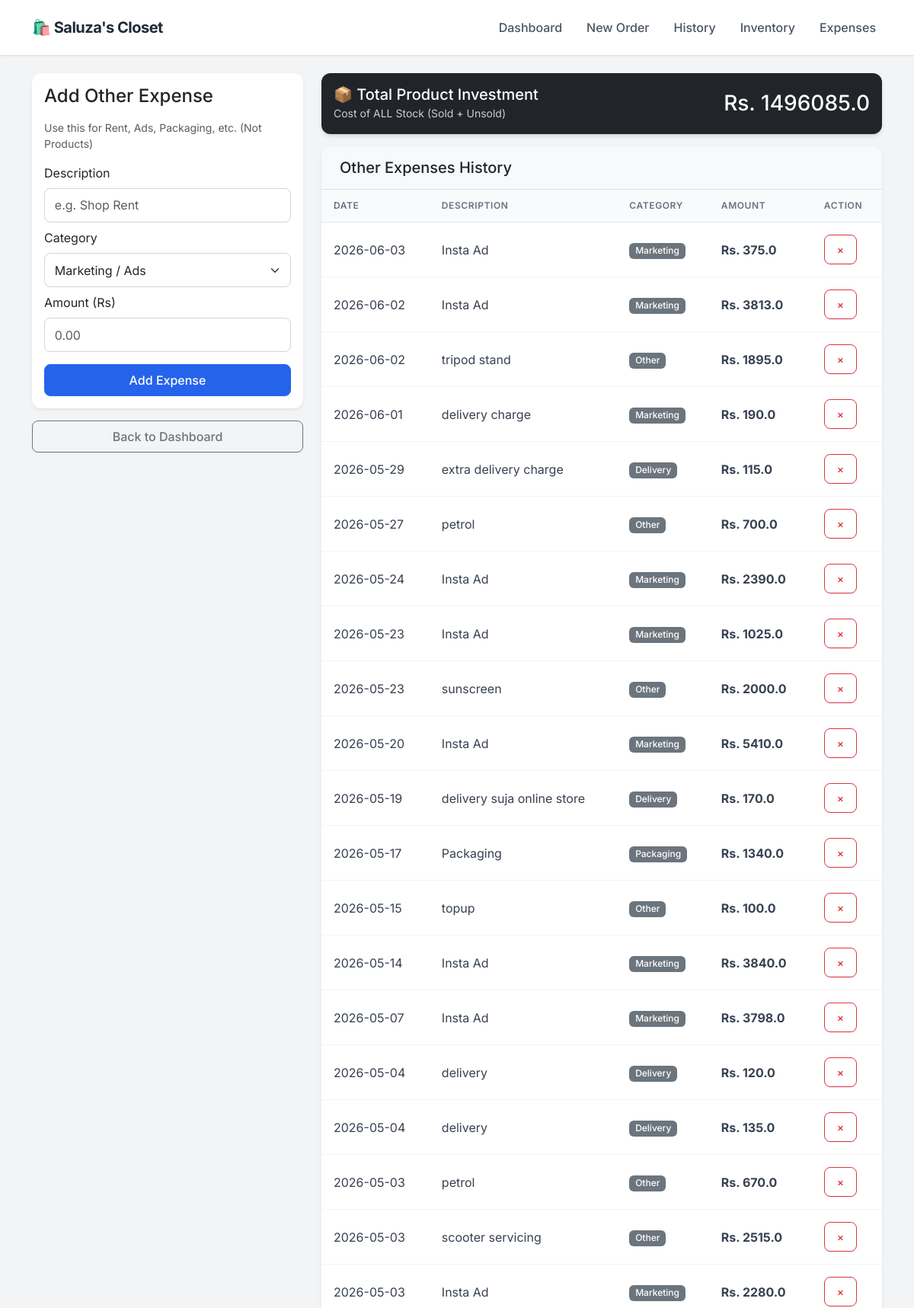
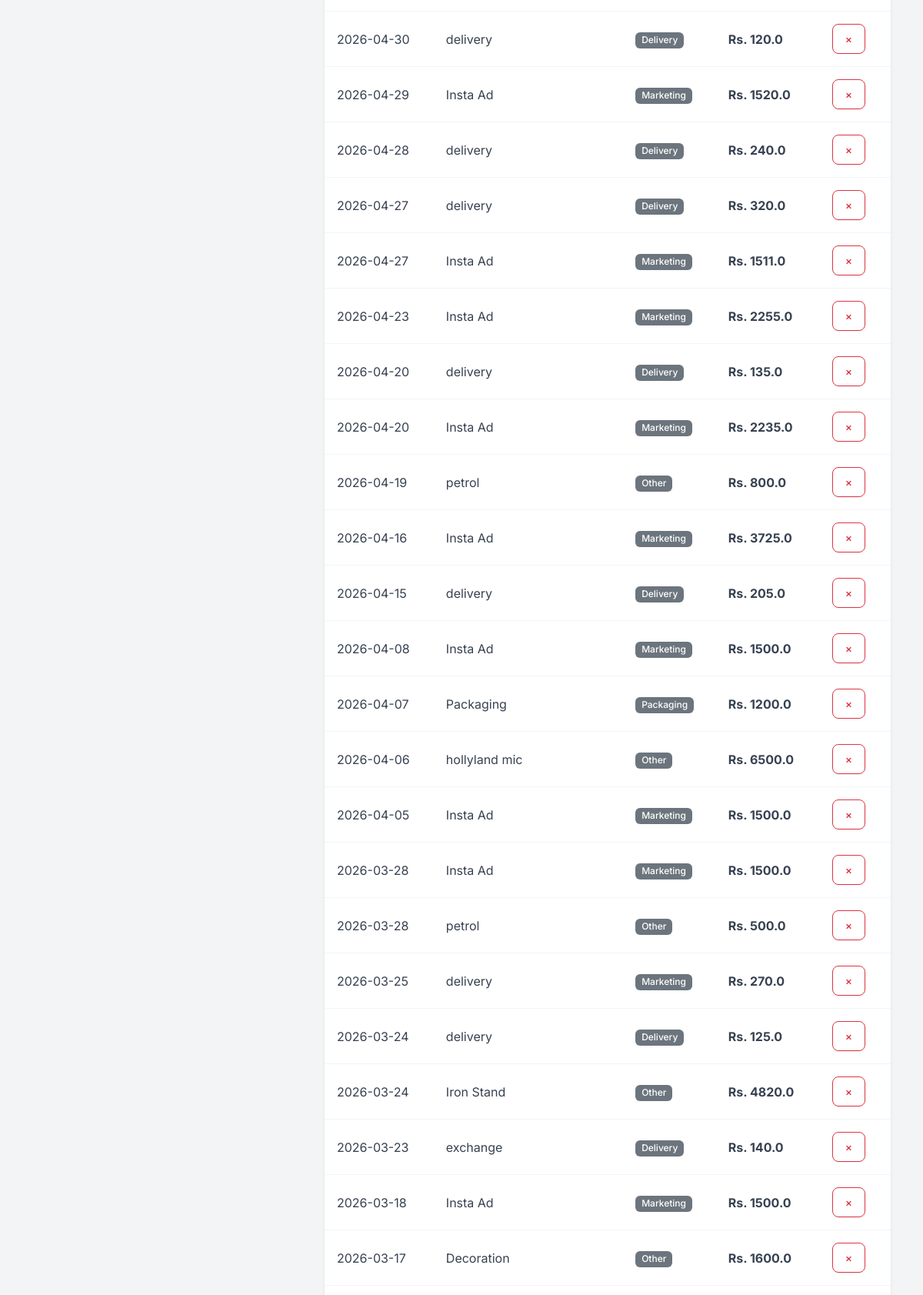
/expenses (upper part), run on the app's committed database (2 pictures, top to bottom).
### app.py (models this page shows)
class Expense(db.Model):
    id = db.Column(db.Integer, primary_key=True)
    description = db.Column(db.String(100), nullable=False)
    category = db.Column(db.String(50), nullable=False) # e.g. Rent, Marketing, Packaging
    amount = db.Column(db.Float, nullable=False)
    date = db.Column(db.DateTime, default=datetime.utcnow)

### app.py (the view, shortened to what this page needs)
@app.route('/expenses', methods=['GET', 'POST'])
def expenses():
    all_expenses = Expense.query.order_by(Expense.date.desc()).all()
    inventory_value = 0
    products = Product.query.all()
    for p in products:
        inventory_value += (p.stock * p.cost_price)
    sold_cost = 0
    order_items = OrderItem.query.all()
    for item in order_items:
        product = Product.query.get(item.product_id)
        if product:
            sold_cost += (item.quantity * product.cost_price)
    total_product_expense = inventory_value + sold_cost
    return render_template('expenses.html',
                           expenses=all_expenses,
                           product_expense=total_product_expense)

### templates/expenses.html (shortened to what this page needs)
{% extends "layout.html" %}
{% block content %}
<div class="row">
    <div class="col-md-4">
        <div class="card p-3 mb-3 shadow-sm">
            <h4 class="mb-3">Add Other Expense</h4>
            <p class="text-muted small">Use this for Rent, Ads, Packaging, etc. (Not Products)</p>
            <form method="POST">
                <label class="form-label">Description</label>
                <input type="text" name="description" class="form-control mb-2" placeholder="e.g. Shop Rent" required>
                <label class="form-label">Category</label>
                <select name="category" class="form-select mb-2">
                    <option value="Marketing">Marketing / Ads</option>
                </select>
                <label class="form-label">Amount (Rs)</label>
                <input type="number" name="amount" step="0.01" class="form-control mb-3" placeholder="0.00" required>
                <button type="submit" class="btn btn-primary w-100">Add Expense</button>
            </form>
        </div>
        <a href="/" class="btn btn-outline-secondary w-100">Back to Dashboard</a>
    </div>
    <div class="col-md-8">
        <div class="card text-white bg-dark mb-3">
            <div class="card-body d-flex justify-content-between align-items-center">
                <div>
                    <h5 class="mb-0">📦 Total Product Investment</h5>
                    <small style="color: #ccc;">Cost of ALL Stock (Sold + Unsold)</small>
                </div>
                <h3 class="mb-0">Rs. {{ product_expense }}</h3>
            </div>
        </div>
        <div class="card shadow-sm">
            <div class="card-header bg-light border-bottom">
                <h5 class="mb-0">Other Expenses History</h5>
            </div>
            <div class="table-responsive">
                <table class="table table-hover mb-0 align-middle">
                    <thead class="table-light">
                        <tr>
                            <th>Date</th>
                            <th>Description</th>
                            <th>Category</th>
                            <th>Amount</th>
                            <th>Action</th>
                        </tr>
                    </thead>
                    <tbody>
                        {% for exp in expenses %}
                        <tr>
                            <td>{{ exp.date.strftime('%Y-%m-%d') }}</td>
                            <td>{{ exp.description }}</td>
                            <td><span class="badge bg-secondary">{{ exp.category }}</span></td>
                            <td class="fw-bold">Rs. {{ exp.amount }}</td>
                            <td>
                                <a href="/delete_expense/{{ exp.id }}" class="btn btn-sm btn-outline-danger" onclick="return confirm('Delete this expense?')">×</a>
                            </td>
                        </tr>
                        {% else %}
                        <tr>
                            <td colspan="5" class="text-center text-muted py-4">No other expenses added yet.</td>
                        </tr>
                        {% endfor %}
                    </tbody>
                </table>
            </div>
        </div>
    </div>
</div>
{% endblock %}

### templates/layout.html (style rules this page uses)
:root { --primary-color: #2563eb; --bg-color: #f3f4f6; --text-dark: #1f2937; --card-shadow: 0 4px 6px -1px rgba(0, 0, 0, 0.1), 0 2px 4px -1px rgba(0, 0, 0, 0.06); }
body { font-family: 'Inter', sans-serif; background-color: var(--bg-color); color: var(--text-dark); }
.card { border: none; border-radius: 12px; box-shadow: var(--card-shadow); background: #ffffff; transition: transform 0.2s; }
.card-header { background-color: #ffffff; border-bottom: 1px solid #f3f4f6; font-weight: 600; padding: 1rem 1.5rem; border-radius: 12px 12px 0 0 !important; }
.btn { border-radius: 8px; font-weight: 500; padding: 0.5rem 1rem; box-shadow: 0 1px 2px 0 rgba(0, 0, 0, 0.05); }
.btn-primary { background-color: var(--primary-color); border-color: var(--primary-color); }
.table { margin-bottom: 0; }
.table thead th { background-color: #f9fafb; color: #6b7280; font-size: 0.75rem; text-transform: uppercase; letter-spacing: 0.05em; font-weight: 600; border-bottom: 1px solid #e5e7eb; padding: 0.75rem 1rem; }
.table tbody td { padding: 1rem 1rem; vertical-align: middle; color: #374151; border-bottom: 1px solid #f3f4f6; }
.badge { padding: 0.35em 0.65em; font-weight: 500; border-radius: 6px; }
.form-control, .form-select { border-radius: 8px; border: 1px solid #d1d5db; padding: 0.6rem 0.8rem; }

### data on the page
Expense: date "2026-06-03", description "Insta Ad", category "Marketing", amount "375.0"
Expense: date "2026-06-02", description "Insta Ad", category "Marketing", amount "3813.0"
Expense: date "2026-06-02", description "tripod stand", category "Other", amount "1895.0"
Expense: date "2026-06-01", description "delivery charge", category "Marketing", amount "190.0"
Expense: date "2026-05-29", description "extra delivery charge", category "Delivery", amount "115.0"
Expense: date "2026-05-27", description "petrol", category "Other", amount "700.0"
Expense: date "2026-05-24", description "Insta Ad", category "Marketing", amount "2390.0"
Expense: date "2026-05-23", description "Insta Ad", category "Marketing", amount "1025.0"
Expense: date "2026-05-23", description "sunscreen", category "Other", amount "2000.0"
Expense: date "2026-05-20", description "Insta Ad", category "Marketing", amount "5410.0"
Expense: date "2026-05-19", description "delivery suja online store", category "Delivery", amount "170.0"
Expense: date "2026-05-17", description "Packaging", category "Packaging", amount "1340.0"
Expense: date "2026-05-15", description "topup", category "Other", amount "100.0"
Expense: date "2026-05-14", description "Insta Ad", category "Marketing", amount "3840.0"
Expense: date "2026-05-07", description "Insta Ad", category "Marketing", amount "3798.0"
Expense: date "2026-05-04", description "delivery", category "Delivery", amount "120.0"
Expense: date "2026-05-04", description "delivery", category "Delivery", amount "135.0"
Expense: date "2026-05-03", description "petrol", category "Other", amount "670.0"
Expense: date "2026-05-03", description "scooter servicing", category "Other", amount "2515.0"
Expense: date "2026-05-03", description "Insta Ad", category "Marketing", amount "2280.0"
Expense: date "2026-04-30", description "delivery", category "Delivery", amount "120.0"
Expense: date "2026-04-29", description "Insta Ad", category "Marketing", amount "1520.0"
Expense: date "2026-04-28", description "delivery", category "Delivery", amount "240.0"
Expense: date "2026-04-27", description "delivery", category "Delivery", amount "320.0"
Expense: date "2026-04-27", description "Insta Ad", category "Marketing", amount "1511.0"
Expense: date "2026-04-23", description "Insta Ad", category "Marketing", amount "2255.0"
Expense: date "2026-04-20", description "delivery", category "Delivery", amount "135.0"
Expense: date "2026-04-20", description "Insta Ad", category "Marketing", amount "2235.0"
Expense: date "2026-04-19", description "petrol", category "Other", amount "800.0"
Expense: date "2026-04-16", description "Insta Ad", category "Marketing", amount "3725.0"
Expense: date "2026-04-15", description "delivery", category "Delivery", amount "205.0"
Expense: date "2026-04-08", description "Insta Ad", category "Marketing", amount "1500.0"
Expense: date "2026-04-07", description "Packaging", category "Packaging", amount "1200.0"
Expense: date "2026-04-06", description "hollyland mic", category "Other", amount "6500.0"
Expense: date "2026-04-05", description "Insta Ad", category "Marketing", amount "1500.0"
Expense: date "2026-03-28", description "Insta Ad", category "Marketing", amount "1500.0"
Expense: date "2026-03-28", description "petrol", category "Other", amount "500.0"
Expense: date "2026-03-25", description "delivery", category "Marketing", amount "270.0"
Expense: date "2026-03-24", description "delivery", category "Delivery", amount "125.0"
Expense: date "2026-03-24", description "Iron Stand", category "Other", amount "4820.0"
Expense: date "2026-03-23", description "exchange", category "Delivery", amount "140.0"
Expense: date "2026-03-18", description "Insta Ad", category "Marketing", amount "1500.0"
Expense: date "2026-03-17", description "Decoration", category "Other", amount "1600.0"

### other printed values
{{ product_expense }} "1496085.0"
